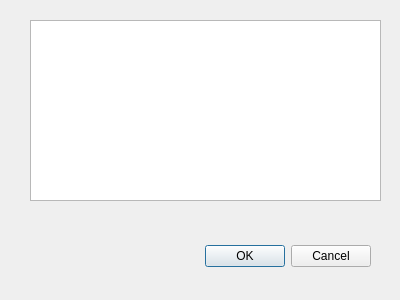
<?xml version="1.0" encoding="UTF-8"?>
<ui version="4.0">
 <class>Dialog</class>
 <widget class="QDialog" name="Dialog">
  <property name="geometry">
   <rect>
    <x>0</x>
    <y>0</y>
    <width>400</width>
    <height>300</height>
   </rect>
  </property>
  <property name="windowTitle">
   <string>Dialog</string>
  </property>
  <widget class="QDialogButtonBox" name="buttonBox">
   <property name="geometry">
    <rect>
     <x>30</x>
     <y>240</y>
     <width>341</width>
     <height>32</height>
    </rect>
   </property>
   <property name="orientation">
    <enum>Qt::Horizontal</enum>
   </property>
   <property name="standardButtons">
    <set>QDialogButtonBox::Cancel|QDialogButtonBox::Ok</set>
   </property>
  </widget>
  <widget class="QListView" name="listView">
   <property name="geometry">
    <rect>
     <x>30</x>
     <y>20</y>
     <width>351</width>
     <height>181</height>
    </rect>
   </property>
  </widget>
 </widget>
 <resources/>
 <connections>
  <connection>
   <sender>buttonBox</sender>
   <signal>accepted()</signal>
   <receiver>Dialog</receiver>
   <slot>accept()</slot>
   <hints>
    <hint type="sourcelabel">
     <x>248</x>
     <y>254</y>
    </hint>
    <hint type="destinationlabel">
     <x>157</x>
     <y>274</y>
    </hint>
   </hints>
  </connection>
  <connection>
   <sender>buttonBox</sender>
   <signal>rejected()</signal>
   <receiver>Dialog</receiver>
   <slot>reject()</slot>
   <hints>
    <hint type="sourcelabel">
     <x>316</x>
     <y>260</y>
    </hint>
    <hint type="destinationlabel">
     <x>286</x>
     <y>274</y>
    </hint>
   </hints>
  </connection>
 </connections>
</ui>
